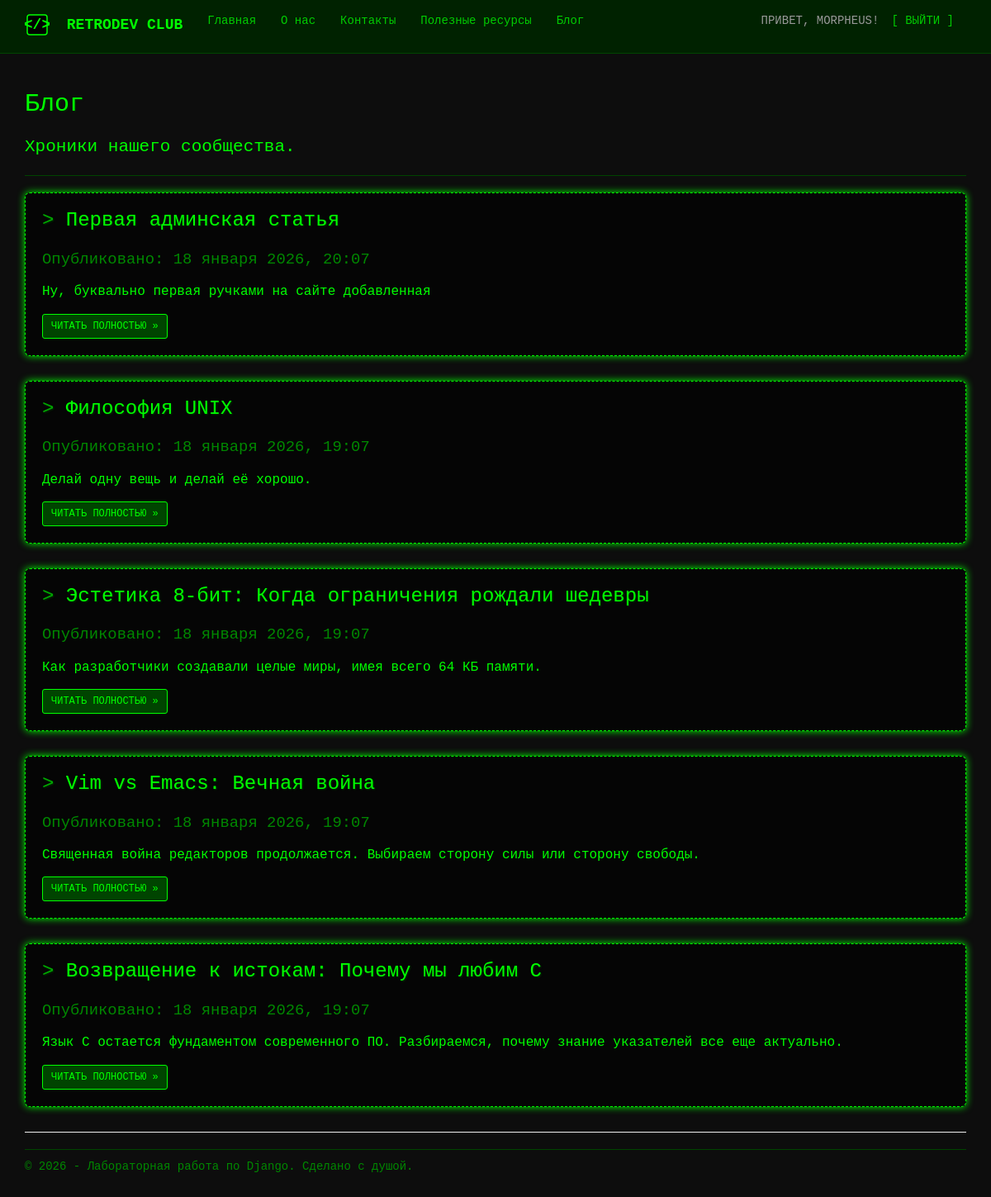
Screenshot of /blog/ (signed in) with the database file from the repository.
### app/models.py (models this page shows, shortened)
class Blog(models.Model):
    title = models.CharField(max_length=100, unique_for_date="posted", verbose_name="Заголовок")
    description = models.TextField(verbose_name="Краткое содержание")
    content = models.TextField(verbose_name="Полное содержание")
    posted = models.DateTimeField(default=datetime.now, db_index=True, verbose_name="Опубликована")
    image = models.FileField(default='temp.jpg', verbose_name="Путь к картинке")
    class Meta:
        db_table = "Posts"
        ordering = ["-posted"]
        verbose_name = "статья блога"
        verbose_name_plural = "статьи блога"

### app/views.py (the view)
# urls.py: path('blog/', views.blog, name='blog'),
def blog(request):
    assert isinstance(request, HttpRequest)
    posts = Blog.objects.order_by('-posted')
    return render(
        request,
        'app/blog.html',
        {
            'title':'Блог',
            'posts': posts,
            'year':datetime.now().year,
        }
    )

### app/templates/app/blog.html
﻿{% extends "app/layout.html" %}
{% block content %}
<h2>{{ title }}</h2>
<p class="lead">Хроники нашего сообщества.</p>
<hr style="border-color: #004400;" />
<div class="blog-posts">
    {% for post in posts %}
    <div class="jumbotron" style="padding: 20px; border: 1px dashed #00ff00; background-color: #050505;">
        <h3 style="margin-top: 0;">
            <span style="color: #00aa00;">></span> {{ post.title }}
        </h3>
        <p style="font-size: 0.9em; color: #008800;">
            Опубликовано: {{ post.posted|date:"d E Y, H:i" }}
        </p>
        <p class="post-description" style="margin: 15px 0;">
            {{ post.description }}
        </p>
        <a href="{% url 'blogpost' parametr=post.id %}" class="btn btn-primary btn-sm">
            ЧИТАТЬ ПОЛНОСТЬЮ &raquo;
        </a>
    </div>
    {% endfor %}
</div>
{% endblock %}

### app/templates/app/loginpartial.html (shortened to what this page needs)
﻿{% if user.is_authenticated %}
<form id="logoutForm" action="{% url 'logout' %}" method="post" class="navbar-right">
    <ul class="nav navbar-nav navbar-right">
        <li><span class="navbar-text">ПРИВЕТ, {{ user.username|upper }}!</span></li>
        <li><a href="javascript:document.getElementById('logoutForm').submit()">[ ВЫЙТИ ]</a></li>
    </ul>
</form>
{% else %}
<ul class="nav navbar-nav navbar-right">
    <li><a href="{% url 'registration' %}">Регистрация</a></li>
    <li><a href="{% url 'login' %}">Вход</a></li>
</ul>
{% endif %}

### app/static/app/content/site.css (style rules this page uses)
body { padding-top: 70px; padding-bottom: 20px; background-color: #0d0d0d; color: #00ff00; font-family: 'Courier New', Courier, monospace; }
.navbar-inverse .navbar-nav > li > a { color: #00cc00; }
a { color: #44ff44; text-decoration: none; transition: all 0.3s ease; }
h1, h2, h3, h4, h5, h6 { color: #00ff00; text-shadow: 1px 1px 2px #003300; font-family: 'Courier New', monospace; margin-bottom: 20px; }
.jumbotron { background-color: #001100; border: 1px solid #00ff00; color: #00ff00; box-shadow: 0 0 10px #00ff00; }
.jumbotron p { font-size: 16px; }
.btn-primary { background-color: #004400; border-color: #00ff00; color: #00ff00; font-family: 'Courier New', monospace; }

### rows the page displays
Blog: title "Первая админская статья", posted "18 января 2026, 20:07", description "Ну, буквально первая ручками на сайте добавленная"
Blog: title "Философия UNIX", posted "18 января 2026, 19:07", description "Делай одну вещь и делай её хорошо."
Blog: title "Эстетика 8-бит: Когда ограничения рождали шедевры", posted "18 января 2026, 19:07", description "Как разработчики создавали целые миры, имея всего 64 КБ памяти."
Blog: title "Vim vs Emacs: Вечная война", posted "18 января 2026, 19:07", description "Священная война редакторов продолжается. Выбираем сторону силы или сторону свободы."
Blog: title "Возвращение к истокам: Почему мы любим C", posted "18 января 2026, 19:07", description "Язык C остается фундаментом современного ПО. Разбираемся, почему знание указателей все еще актуально."

### other values shown
{{ user.username|upper }} "MORPHEUS"
{{ title }} "Блог"
